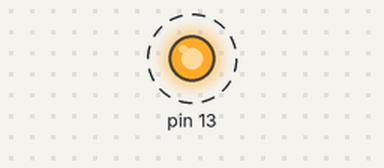
A program run on a simulated Raspberry Pi (header pin numbers). On the bench: output pins drawn as LEDs (lit = HIGH). Dashed ring = blinking.

Above: at 0.5 s.
Timing chart, 0 to 4.6 s (numbered marks = the images above):
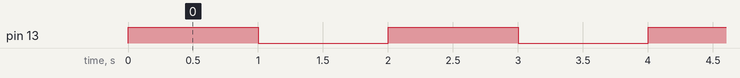

Measured:
- by itself, pin 13: alternates HIGH for 1.0 s and LOW for 1.0 s

The program:

led.py
```python
# -*- coding: utf-8 -*-
import RPi.GPIO as GPIO
import time
# BOARD编号方式，基于插座引脚编号
GPIO.setmode(GPIO.BOARD)
# 输出模式
GPIO.setup(13, GPIO.OUT)

while True:
     GPIO.output(13, GPIO.HIGH)
     time.sleep(1)
     GPIO.output(13, GPIO.LOW)
     time.sleep(1)
```
